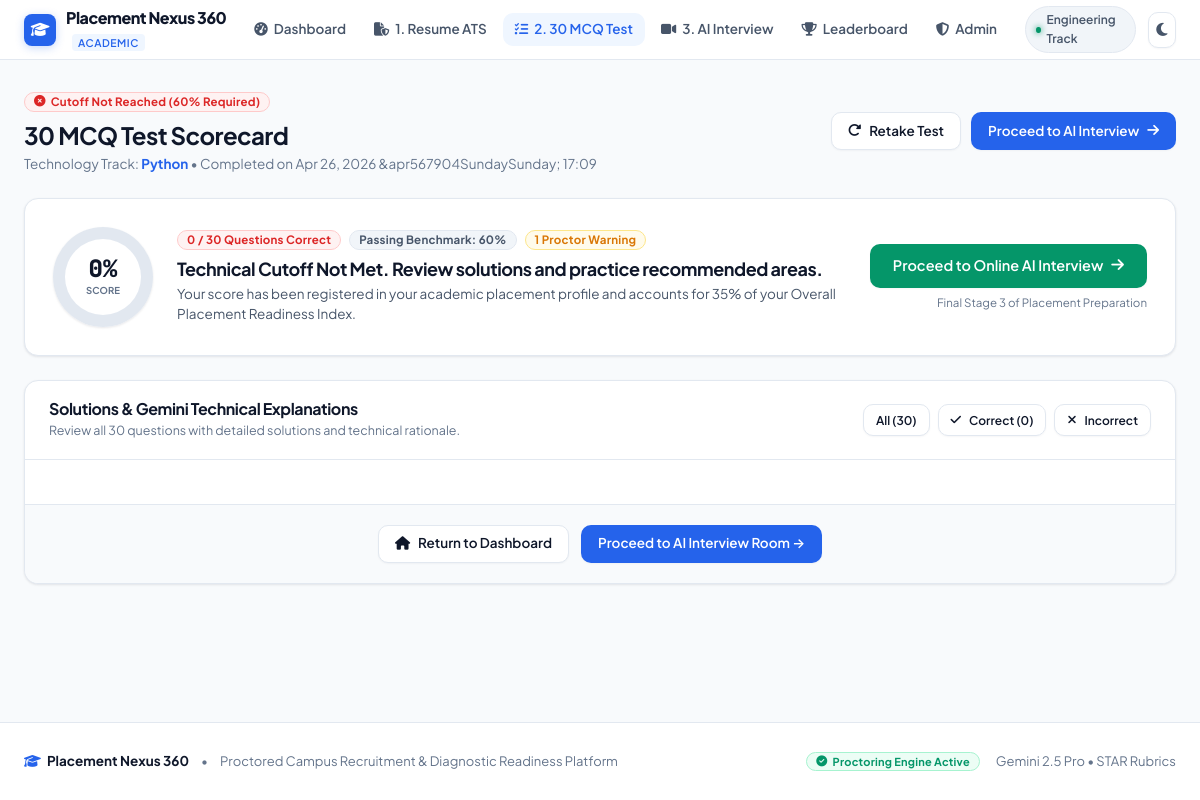
Page /test-result/48/ (signed in) on the committed database.
### Placement/models.py (models this page shows, shortened)
class StudentProfile(models.Model):
    user = models.OneToOneField(User, on_delete=models.CASCADE, related_name='profile')
    phone = models.CharField(max_length=20, blank=True, default='')
    technology = models.CharField(max_length=150, blank=True, default='Full Stack Development')
    target_role = models.CharField(max_length=150, blank=True, default='Software Development Engineer')
    image = models.ImageField(upload_to="students/", null=True, blank=True)

class MockTest(models.Model):
    student = models.ForeignKey(User, on_delete=models.CASCADE, related_name='mock_tests')
    technology = models.CharField(max_length=200)
    started_at = models.DateTimeField(default=timezone.now)
    total_questions = models.IntegerField(default=30)
    correct_count = models.IntegerField(default=0)
    total_score = models.FloatField(default=0)
    passed = models.BooleanField(default=False)
    completed = models.BooleanField(default=False)
    cheating_count = models.IntegerField(default=0)
    blocked = models.BooleanField(default=False)

### Placement/views.py (the view)
# urls.py: path('test-result/<int:test_id>/', views.test_result, name='test_result'),
@login_required
def test_result(request, test_id):
    test = get_object_or_404(MockTest, id=test_id, student=request.user)
    answers = Answer.objects.filter(question__test=test, student=request.user).select_related('question')
    return render(request, "test_result.html", {
        "test": test,
        "answers": answers,
        "passed": test.passed,
    })

### Placement/templates/test_result.html (shortened to what this page needs)
{% extends 'base.html' %}
{% load static %}
{% block content %}
<div class="topbar">
    <div class="topbar-title">
        <div class="badge {% if passed %}badge-emerald{% else %}badge-rose{% endif %}" style="margin-bottom: 8px;">
            <i class="fa-solid {% if passed %}fa-circle-check{% else %}fa-circle-xmark{% endif %}"></i>
            {% if passed %}Technical Cutoff Cleared (60% Minimum Met){% else %}Cutoff Not Reached (60% Required){% endif %}
        </div>
        <h1>30 MCQ Test Scorecard</h1>
        <p>Technology Track: <strong class="text-accent">{{ test.technology }}</strong> &bull; Completed on {{ test.started_at|date:"M d, Y &bull; H:i" }}</p>
    </div>
    <div style="display: flex; gap: 10px; align-items: center; flex-wrap: wrap;">
        <a href="{% url 'select_tech' %}" class="btn btn-secondary">
            <i class="fa-solid fa-rotate-right"></i> Retake Test
        </a>
        <a href="{% url 'ai_interview' %}" class="btn btn-primary">
            Proceed to AI Interview <i class="fa-solid fa-arrow-right"></i>
        </a>
    </div>
</div>
<div class="card" style="margin-bottom: 24px;">
    <div class="card-body" style="padding: 28px; display: flex; align-items: center; justify-content: space-between; flex-wrap: wrap; gap: 24px;">
        <div style="display: flex; align-items: center; gap: 24px; flex: 1; min-width: 300px;">
            <div style="width: 100px; height: 100px; border-radius: 50%; background: conic-gradient({% if passed %}var(--accent-success){% else %}var(--accent-danger){% endif %} {{ test.total_score }}%, var(--border) 0); display: flex; align-items: center; justify-content: center; box-shadow: var(--shadow-sm); flex-shrink: 0;">
                <div style="width: 76px; height: 76px; border-radius: 50%; background: var(--bg-surface); display: flex; flex-direction: column; align-items: center; justify-content: center;">
                    <div style="font-size: 24px; font-weight: 800; font-family: 'JetBrains Mono', monospace; color: var(--text-primary); line-height: 1;">{{ test.total_score|floatformat:0 }}%</div>
                    <div style="font-size: 9.5px; color: var(--text-muted); text-transform: uppercase; font-weight: 700; margin-top: 2px;">Score</div>
                </div>
            </div>
            <div>
                <div style="display: flex; gap: 8px; margin-bottom: 8px; flex-wrap: wrap;">
                    <span class="badge {% if passed %}badge-emerald{% else %}badge-rose{% endif %}">
                        {{ test.correct_count }} / {{ test.total_questions }} Questions Correct
                    </span>
                    <span class="badge badge-slate">
                        Passing Benchmark: 60%
                    </span>
                    {% if test.cheating_count > 0 %}
                        <span class="badge badge-amber">
                            {{ test.cheating_count }} Proctor Warning{{ test.cheating_count|pluralize }}
                        </span>
                    {% else %}
                        <span class="badge badge-emerald">
                            Proctoring Verified
                        </span>
                    {% endif %}
                </div>
                <h3 style="font-size: 18px; color: var(--text-primary); margin-bottom: 4px;">
                    {% if passed %}
                        Congratulations! You have cleared Technical Round 1.
                    {% else %}
                        Technical Cutoff Not Met. Review solutions and practice recommended areas.
                    {% endif %}
                </h3>
                <p style="font-size: 13.5px; color: var(--text-secondary); line-height: 1.5; margin: 0;">
                    Your score has been registered in your academic placement profile and accounts for 35% of your Overall Placement Readiness Index.
                </p>
            </div>
        </div>
        <div style="text-align: right; flex-shrink: 0;">
            <a href="{% url 'ai_interview' %}" class="btn btn-success btn-lg">
                Proceed to Online AI Interview <i class="fa-solid fa-arrow-right"></i>
            </a>
            <div style="font-size: 11.5px; color: var(--text-muted); margin-top: 6px;">
                Final Stage 3 of Placement Preparation
            </div>
        </div>
    </div>
</div>
<div class="card">
    <div class="card-header">
        <div>
            <h3 style="font-size: 16px; font-weight: 700; color: var(--text-primary);">
                Solutions & Gemini Technical Explanations
            </h3>
            <p style="color: var(--text-muted); font-size: 12.5px; margin-top: 2px;">
                Review all 30 questions with detailed solutions and technical rationale.
            </p>
        </div>
        <div style="display: flex; gap: 8px;">
            <button type="button" class="btn btn-secondary filter-sol active" onclick="filterSolutions('all', this)" style="height: 32px; padding: 0 12px; font-size: 12px;">All (30)</button>
            <button type="button" class="btn btn-secondary filter-sol" onclick="filterSolutions('correct', this)" style="height: 32px; padding: 0 12px; font-size: 12px; color: var(--accent-success);">
                <i class="fa-solid fa-check"></i> Correct ({{ test.correct_count }})
            </button>
            <button type="button" class="btn btn-secondary filter-sol" onclick="filterSolutions('incorrect', this)" style="height: 32px; padding: 0 12px; font-size: 12px; color: var(--accent-danger);">
                <i class="fa-solid fa-xmark"></i> Incorrect
            </button>
        </div>
    </div>
    <div class="card-body">
    </div>
    <div class="card-footer" style="justify-content: center; gap: 12px; padding: 20px;">
        <a href="{% url 'dashboard' %}" class="btn btn-secondary">
            <i class="fa-solid fa-house"></i> Return to Dashboard
        </a>
        <a href="{% url 'ai_interview' %}" class="btn btn-primary">
            Proceed to AI Interview Room &rarr;
        </a>
    </div>
</div>
{% endblock %}

### Placement/templates/base.html (shortened to what this page needs)
{% load static %}
<!DOCTYPE html>
<html lang="en">
<head>
    <link rel="stylesheet" href="https://cdnjs.cloudflare.com/ajax/libs/font-awesome/6.5.1/css/all.min.css">
    <link rel="stylesheet" href="{% static 'css/global.css' %}?v=2.1">
</head>
<body>
    <header class="nexus-navbar">
        <div class="nexus-navbar-inner">
            <a href="{% url 'dashboard' %}" class="nexus-brand" aria-label="Placement Nexus 360 Dashboard">
                <div class="nexus-brand-icon">
                    <i class="fa-solid fa-graduation-cap"></i>
                </div>
                <div>
                    <span class="nexus-brand-text">Placement Nexus 360</span>
                    <span class="nexus-brand-badge">ACADEMIC</span>
                </div>
            </a>
            <nav class="nexus-nav" aria-label="Primary Navigation">
                <a href="{% url 'dashboard' %}" class="nexus-nav-link {% if request.resolver_match.url_name in 'dashboard,home' %}active{% endif %}">
                    <i class="fa-solid fa-gauge-high"></i> Dashboard
                </a>
                <a href="{% url 'dashboard' %}#resume-section" class="nexus-nav-link {% if request.resolver_match.url_name == 'resume_result' %}active{% endif %}">
                    <i class="fa-solid fa-file-shield"></i> 1. Resume ATS
                </a>
                <a href="{% url 'select_tech' %}" class="nexus-nav-link {% if request.resolver_match.url_name in 'select_tech,take_test,test_result' %}active{% endif %}">
                    <i class="fa-solid fa-list-check"></i> 2. 30 MCQ Test
                </a>
                <a href="{% url 'ai_interview' %}" class="nexus-nav-link {% if request.resolver_match.url_name in 'ai_interview,live_interview,interview_result,interview_discarded' %}active{% endif %}">
                    <i class="fa-solid fa-video"></i> 3. AI Interview
                </a>
                <a href="{% url 'leaderboard' %}" class="nexus-nav-link {% if request.resolver_match.url_name == 'leaderboard' %}active{% endif %}">
                    <i class="fa-solid fa-trophy"></i> Leaderboard
                </a>
                {% if user.is_staff or user.is_superuser %}
                <a href="{% url 'admin_home' %}" class="nexus-nav-link {% if request.resolver_match.url_name in 'admin_home,add_job' %}active{% endif %}">
                    <i class="fa-solid fa-shield-halved"></i> Admin
                </a>
                {% endif %}
            </nav>
            <div class="nexus-navbar-actions">
                <span class="user-status-chip" title="Target Evaluation Track">
                    <span class="user-status-dot"></span>
                    <span>{{ user.profile.technology|default:"Engineering Track" }}</span>
                </span>
                <button type="button" id="themeToggleBtn" class="theme-toggle-btn" aria-label="Switch between light and dark theme" title="Toggle Light / Dark mode">
                    <i class="fa-solid fa-moon" id="themeToggleIcon"></i>
                </button>
            </div>
        </div>
    </header>
    <main class="app-container">
        {% block content %}{% endblock %}
    </main>
    <footer class="nexus-footer">
        <div class="nexus-footer-inner">
            <div style="display: flex; align-items: center; gap: 12px;">
                <div style="font-weight: 700; color: var(--text-primary); font-size: 13.5px; display: flex; align-items: center; gap: 6px;">
                    <i class="fa-solid fa-graduation-cap" style="color: var(--accent-primary);"></i> Placement Nexus 360
                </div>
                <span>&bull;</span>
                <span>Proctored Campus Recruitment & Diagnostic Readiness Platform</span>
            </div>
            <div style="display: flex; align-items: center; gap: 16px;">
                <span class="badge badge-emerald" style="font-size: 11px;">
                    <i class="fa-solid fa-circle-check"></i> Proctoring Engine Active
                </span>
                <span>Gemini 2.5 Pro &bull; STAR Rubrics</span>
            </div>
        </div>
    </footer>
</body>
</html>

### rows in the picture
MockTest: technology "Python", started_at "Apr 26, 2026 &apr567904SundaySunday; 17:09", total_score "0", correct_count "0", total_questions "30", cheating_count "1"

### other values in the picture
{{ user.profile.technology|default:"Engineering Track" }} "Engineering Track"
